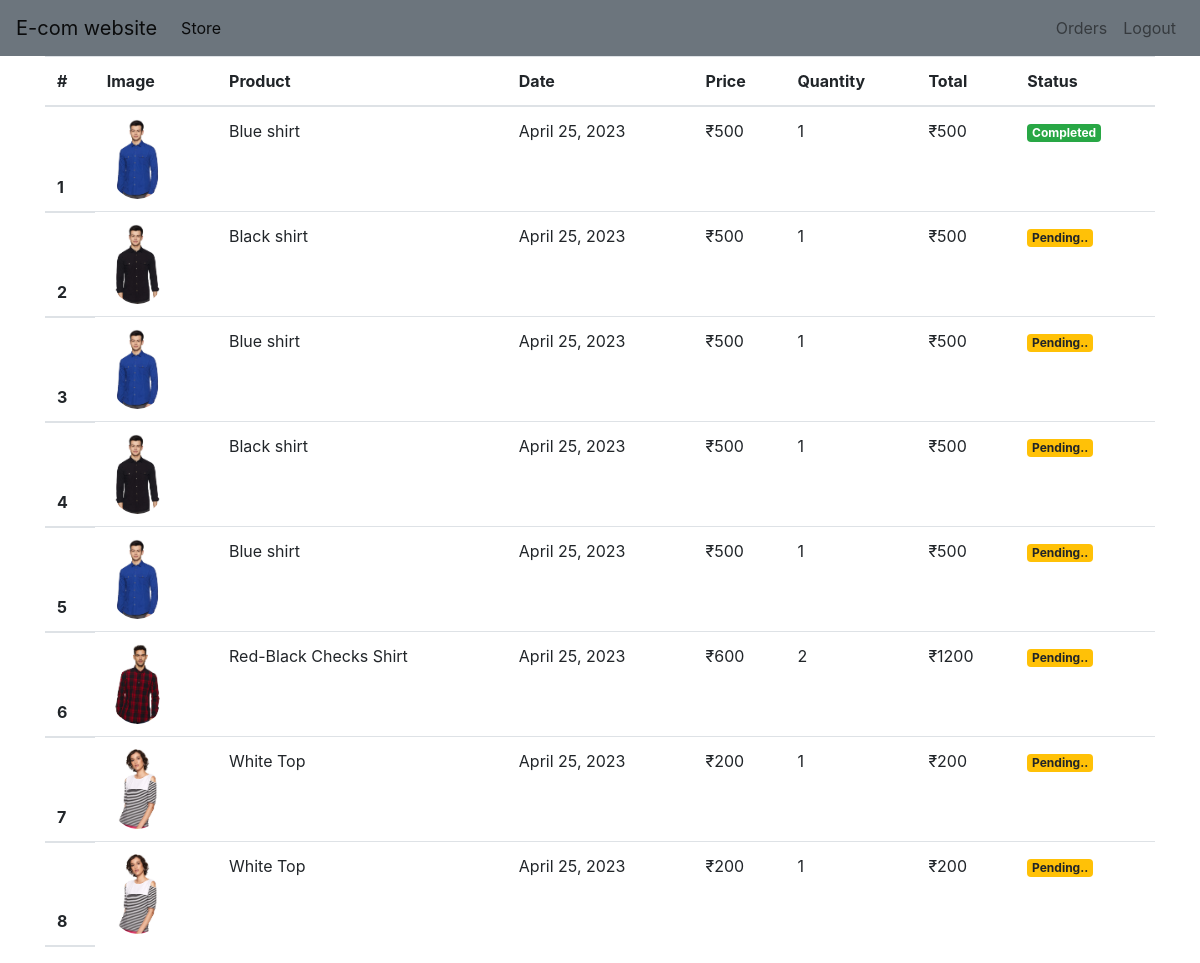
The page /orders (signed in) on the database its author committed.
### shop/models.py (models this page shows, shortened)
class Order(models.Model):
    product = models.ForeignKey(Product,on_delete=models.CASCADE)
    customer = models.ForeignKey(Customer,on_delete=models.CASCADE)
    quantity = models.IntegerField(default=1)
    price = models.IntegerField()
    address = models.CharField(max_length=50 , default='',blank=True)
    phone = models.CharField(max_length=50,default='',blank=True)
    date = models.DateField(auto_now_add=True)
    status = models.BooleanField(default=False)

class Product(models.Model):
    name = models.CharField(max_length=50)
    price = models.IntegerField(default=0)
    category = models.ForeignKey(Category,on_delete=models.CASCADE,default=1)
    description = models.CharField(max_length=500,default="",null=True,blank=True)
    image = models.ImageField(upload_to="upload/products/")

### shop/middlewares.py (the view)
    def middleware(request):
        print("middleware")
        if not request.session.get('id'):
            return redirect('login')
        response = get_response(request)
        return response

### shop/templatetags/cartfilter.py (called while the page is built)
@register.filter(name='currency')
def currency(number):
    return "₹"+str(number)

@register.filter(name='multiply')
def multiply(price,quantity):
    return price * quantity

### shop/views.py (called while the page is built)
def order(request):
    customer_id = request.session.get('id')
    orders = Order.objects.filter(customer = customer_id).order_by('-date')
    return render(request,"orders.html",{"orders":orders})

### templates/orders.html (shortened to what this page needs)
{% extends 'basic.html' %}
{% block body %}
{% load cartfilter %}
<div class="container">
    <table class="table table-striped">
        <thead>
            <tr>
                <th scope="col">#</th>
                <th scope="col">Image</th>
                <th scope="col">Product</th>
                <th scope="col">Date</th>
                <th scope="col">Price</th>
                <th scope="col">Quantity</th>
                <th scope="col">Total</th>
                <th scope="col">Status</th>
            </tr>
            {% for order in orders %}
          <tr>
            <th scope="row">{{forloop.counter}}</th>
            <td><img class="rounded-circle" style="height:80px" src ="{{order.product.image.url}}"></td>
            <td>{{order.product.name}}</td>
            <td>{{order.date}}</td>
            <td>{{order.price|currency}}</td>
            <td>{{order.quantity}}</td>
            <td>{{order.quantity|multiply:order.price|currency}}</td>
            {% if order.status %}
            <td><small class="badge badge-success"> Completed </small></td>
            {% else %}
            <td><small class="badge badge-warning"> Pending.. </small></td>
            {% endif %}
          </tr>
          {% endfor %}
        </thead>
    </table>
</div>
{% endblock body %}

### rows shown on the page
Order: product.image (picture), product.name "Blue shirt", date "April 25, 2023", price "₹500", quantity "1", quantity|multiply "₹500", status "Completed"
Order: product.image (picture), product.name "Black shirt", date "April 25, 2023", price "₹500", quantity "1", quantity|multiply "₹500", status "Pending.."
Order: product.image (picture), product.name "Blue shirt", date "April 25, 2023", price "₹500", quantity "1", quantity|multiply "₹500", status "Pending.."
Order: product.image (picture), product.name "Black shirt", date "April 25, 2023", price "₹500", quantity "1", quantity|multiply "₹500", status "Pending.."
Order: product.image (picture), product.name "Blue shirt", date "April 25, 2023", price "₹500", quantity "1", quantity|multiply "₹500", status "Pending.."
Order: product.image (picture), product.name "Red-Black Checks Shirt", date "April 25, 2023", price "₹600", quantity "2", quantity|multiply "₹1200", status "Pending.."
Order: product.image (picture), product.name "White Top", date "April 25, 2023", price "₹200", quantity "1", quantity|multiply "₹200", status "Pending.."
Order: product.image (picture), product.name "White Top", date "April 25, 2023", price "₹200", quantity "1", quantity|multiply "₹200", status "Pending.."
